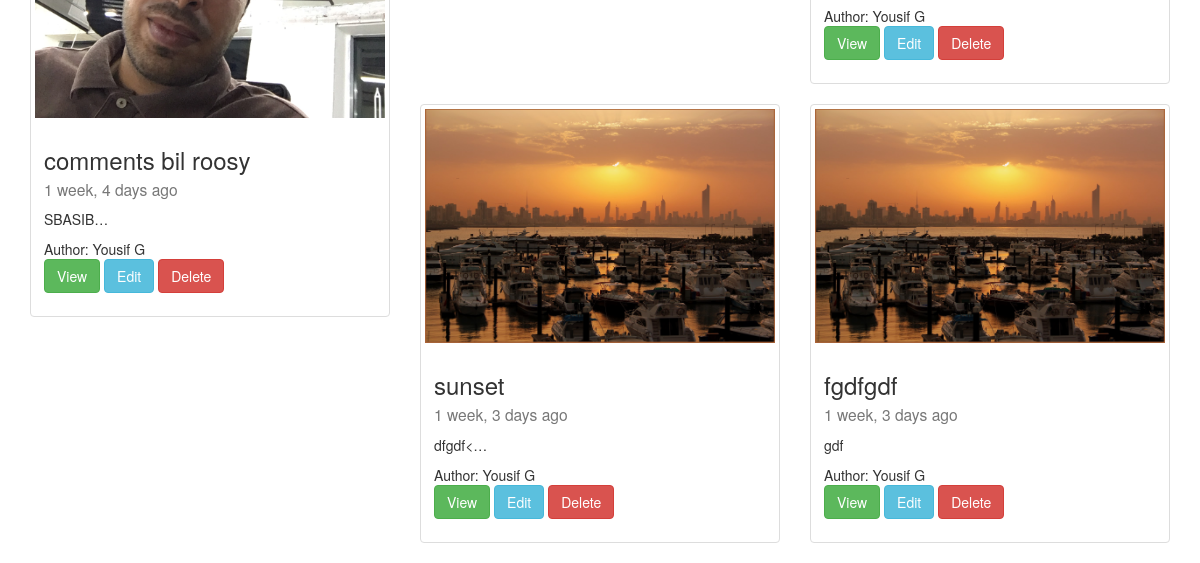
Page /list/ (signed in, lower part) on the earlier database version.
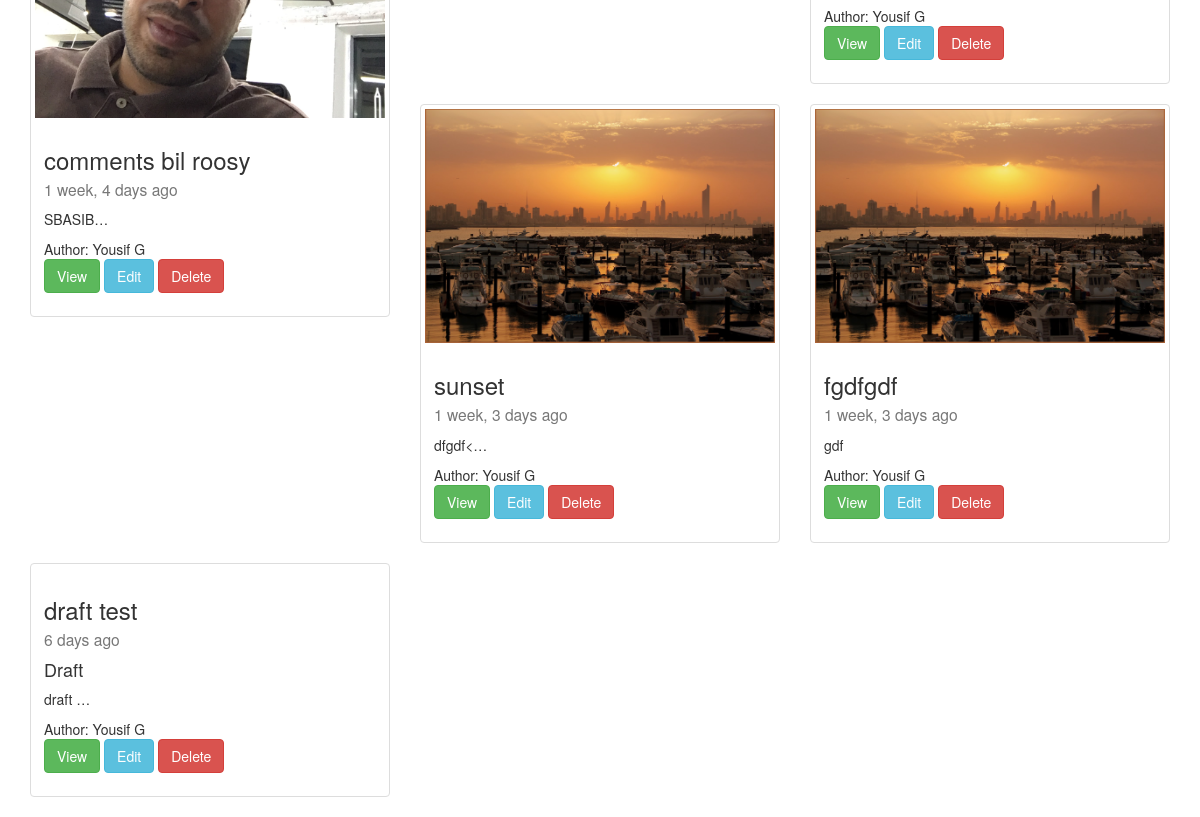
Same page on the later database version.
### post/models.py (models this page shows, shortened)
class Post(models.Model):
	author = models.ForeignKey(User, default=1)
	title = models.CharField(max_length=140)
	content = models.TextField()
	draft = models.BooleanField(default=False)
	image = models.ImageField(upload_to="blog_images", null=True, blank=True)
	updated = models.DateTimeField(auto_now=True)
	timestamp = models.DateTimeField(auto_now_add=True)
	publish = models.DateField()
	slug = models.SlugField(unique=True)
	def absurl(self):
		return reverse("posts:id", kwargs={"slug": self.slug})

### post/views.py (the view, shortened to what this page needs)
# urls.py: url(r'^list/$', views.post_list, name="list"),
def post_list(request):
	today = timezone.now().date()
	post_list = Post.objects.filter(draft=False).filter(publish__lte=today)
	if request.user.is_staff or request.user.is_superuser:
		post_list = Post.objects.all()
	post_one = Post.objects.get(title="edited name")
	query = request.GET.get("q")
	context = {
	"title": "(this is taken from the context)",
	"user": request.user,
	"post_list": post_list,
	"post_one": post_one,
	"today": today,
	}
	return render(request, 'newlist.html', context)

### post/templatetags/urlify.py (called while the page is built)
@register.filter
def urlify(value):
	return quote(value)

### post/templates/newlist.html (shortened to what this page needs)
{% extends "base.html" %}
{% load urlify %}
{% block content %}
<div class="row">
<br>
   {% for x in post_list %}
  <div class="col-sm-6 col-md-4">
    <div class="thumbnail">
    {% if x.image %}
      <img src="{{x.image.url}}" class="img-responsive">
     {% endif %}
      <div class="caption">
        <h3>{{x.title}}<br><small>{{x.timestamp|timesince}} ago</small></h3>
        {% if x.draft %}<h4>Draft</h4>{% endif %}
        <p>{{x.content|linebreaks|truncatechars:10}}</p>
        Author: {{x.author.get_full_name}}<br>
        <p><a href="{{x.absurl}}" class="btn btn-success" role="button">View</a>
        {% if user.is_staff or user.is_superuser%}
        <a href="{% url 'posts:update' slug=x.slug  %}" class="btn btn-info" role="button">Edit</a>
        <a href="{% url 'posts:delete' slug=x.slug  %}" class="btn btn-danger" role="button">Delete</a>
        {% endif %}
        </p>
      </div>
    </div>
  </div>
  {% endfor %}
</div>
{% endblock content %}

### post/templates/base.html (shortened to what this page needs)
<!DOCTYPE html>
{% load static %}
<html lang="en">
<head>
  <link rel="stylesheet" type="text/css" href="{% static 'css/bootstrap.min.css' %}">
</head>
<body>
<br><br><br><br><br>
<div class="container">
    {% block content %}
    {% endblock content %}
</div>
</body>
</html>

Differences in the rows shown:
added Post: title "draft test", timestamp "6 days", draft "Draft", content "draft …", author.get_full_name "Yousif G", shows "Edit"
